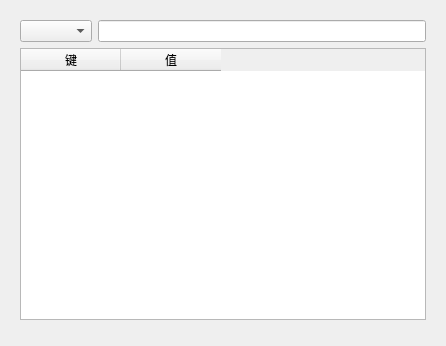
<?xml version="1.0" encoding="UTF-8"?>
<ui version="4.0">
 <class>HttpRequestForm</class>
 <widget class="QWidget" name="HttpRequestForm">
  <property name="geometry">
   <rect>
    <x>0</x>
    <y>0</y>
    <width>446</width>
    <height>346</height>
   </rect>
  </property>
  <property name="windowTitle">
   <string>Form</string>
  </property>
  <layout class="QVBoxLayout" name="verticalLayout_2">
   <item>
    <widget class="QWidget" name="headLayout" native="true">
     <layout class="QVBoxLayout" name="verticalLayout">
      <item>
       <layout class="QHBoxLayout" name="firstLayout">
        <item>
         <widget class="QComboBox" name="methodBox">
          <property name="maximumSize">
           <size>
            <width>100</width>
            <height>16777215</height>
           </size>
          </property>
          <property name="placeholderText">
           <string>方法</string>
          </property>
         </widget>
        </item>
        <item>
         <widget class="QLineEdit" name="urlEdit"/>
        </item>
       </layout>
      </item>
      <item>
       <widget class="QTableWidget" name="headTable">
        <column>
         <property name="text">
          <string>键</string>
         </property>
        </column>
        <column>
         <property name="text">
          <string>值</string>
         </property>
        </column>
       </widget>
      </item>
     </layout>
    </widget>
   </item>
   <item>
    <widget class="QWidget" name="bodyLayout" native="true"/>
   </item>
  </layout>
 </widget>
 <resources/>
 <connections/>
</ui>
